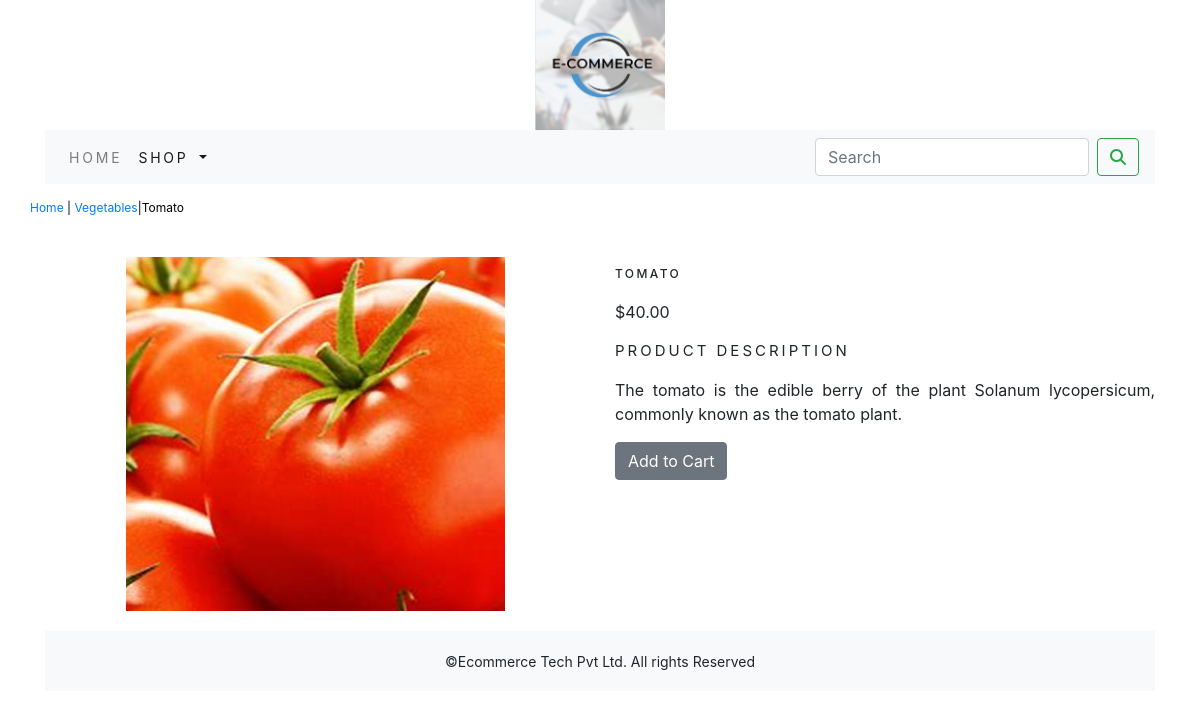
The page /shoppingapp/vegetables/tomato/ on the database its author committed.
### shoppingapp/models.py (models this page shows, shortened)
class Product(models.Model):
    name=models.CharField(max_length=250,unique=True)
    slug=models.SlugField(max_length=250,unique=True)
    description = models.TextField(blank=True)
    price=models.DecimalField(max_digits=10,decimal_places=2)
    category= models.ForeignKey(Category,on_delete=models.CASCADE)
    image=models.ImageField(upload_to='product',blank=True)
    stock=models.IntegerField()
    available=models.BooleanField(default=True)
    created=models.DateTimeField(auto_now_add=True)
    updated=models.DateTimeField(auto_now=True)
    class Meta:
        ordering=('name',)
        verbose_name='product'
        verbose_name_plural='products'

class Category(models.Model):
    name=models.CharField(max_length=250,unique=True)
    slug=models.SlugField(max_length=250,unique=True)
    description=models.TextField(blank=True)
    image=models.ImageField(upload_to='category',blank=True)
    class Meta:
        ordering=('name',)
        verbose_name='category'
        verbose_name_plural='categories'
    def get_url(self):
        return  reverse('shoppingapp:products_by_category',args=[self.slug])
    def __str__(self):
        return '{}'.format(self.name)

### shoppingapp/views.py (the view)
# urls.py: path('<slug:c_slug>/<slug:product_slug>/', views.proDetail, name='prodCatdetail')
def proDetail(request,c_slug,product_slug):
    try:
        product=Product.objects.get(category__slug=c_slug,slug=product_slug)
    except Exception as e:
        raise e
    return render(request,'product.html',{'product':product})

### cart/context_processors.py (called while the page is built)
def counter(request):
    item_count=0
    if 'admin' in request.path:
        return {}
    else:
        try:
            cart=Cart.objects.filter(cart_id=_cart_id(request))
            car_items=CartItem.objects.all().filter(cart=cart[:1])
            for cart_item in car_items:
                item_count += cart_item.quantity
        except Cart.DoesNotExist:
            item_count =0
    return  dict(item_count=item_count)

### cart/views.py (called while the page is built)
def _cart_id(request):
    cart=request.session.session_key
    if not cart:
        cart=request.session.create()
    return cart

### shoppingapp/context_processors.py (called while the page is built)
def menu_links(request):
    links=Category.objects.all()
    return dict(links=links)

### templates/product.html (shortened to what this page needs)
{% extends 'base.html' %}
{% load static %}
{% block content %}
<div class="row my_prod_row_class">
    <div class="mx_auto">
        <p> <a href="{% url 'shoppingapp:allProdCat' %}">Home</a> | <a href="{{product.category.get_url}}">{{product.category}}</a>|{{product.name}}</p>
    </div>
<div class="container">
<br>
<div class="row">
    <div class="col-12  col-sm-12 col-md-12 col-lg-6 text-center">
        <div style="min-width:18rem;">
            <img src="{{product.image.url}}" alt="{{product.name}}">
        </div>
    </div>
        <div class="col-12  col-sm-12 col-md-12 col-lg-6">
            <div>
            <h1 class="my_prod_title">{{product.name}}</h1>
            <p>${{product.price}}</p>
            <p class="my_title"> Product Description </p>
            <p class="text-justify my_prod_text">{{product.description}}</p>
            {% if product.stock <= 0 %}
            <p class="text-justify my_prod_text"><b>Out of stock</b></p>
            {% else %}
            <a class="btn btn-secondary"   href="{% url 'cart:add_cart' product.id %}">Add to Cart</a>
            {% endif %}
</div>
            </div>
</div>
</div>
{% endblock %}

### static/css/custom.css (style rules this page uses)
body { font-family: 'Roboto', sans-serif; }
.my_title { font-size:15px; text-transform:uppercase; letter-spacing:.2em; }
.my_prod_row_class { padding-top:15px; padding-bottom:20px; }
.my_prod_row_class .mx_auto { color:#000; font-size:12px; text-decoration:none; }
.my_prod_title { font-size:12px; text-transform:uppercase; letter-spacing:.2em; padding-top:10px; padding-bottom:10px; }

### rows shown on the page
Product: category "Vegetables", name "Tomato", image (picture), name "TOMATO", price "40.00", description "The tomato is the edible berry of the plant Solanum lycopersicum, commonly known as the tomato plant."
